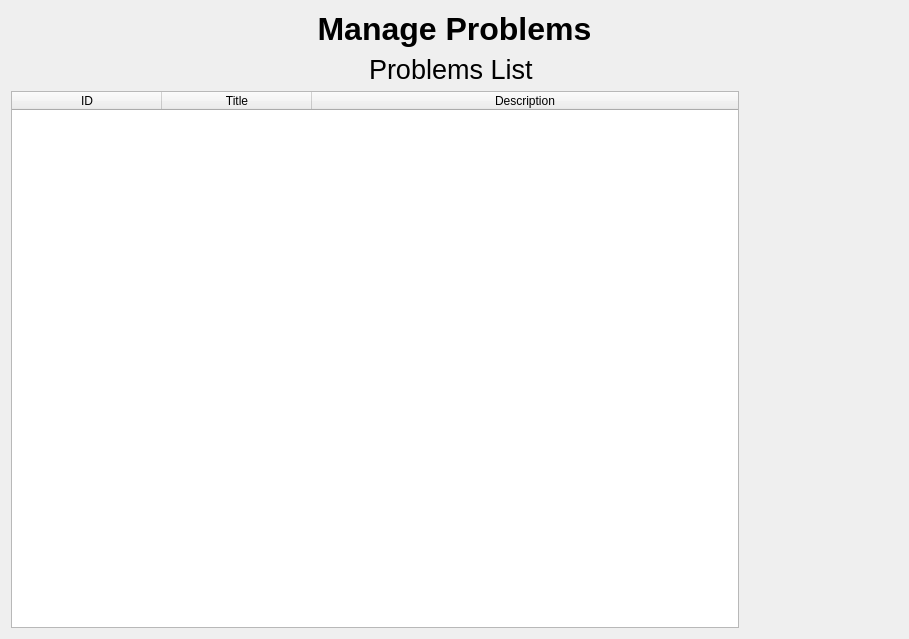
<?xml version="1.0" encoding="UTF-8"?>
<ui version="4.0">
 <class>problemManager</class>
 <widget class="QDialog" name="problemManager">
  <property name="geometry">
   <rect>
    <x>0</x>
    <y>0</y>
    <width>909</width>
    <height>639</height>
   </rect>
  </property>
  <property name="windowTitle">
   <string>Dialog</string>
  </property>
  <property name="styleSheet">
   <string notr="true">background : 964EC2 ;</string>
  </property>
  <layout class="QHBoxLayout" name="horizontalLayout">
   <item>
    <layout class="QVBoxLayout" name="verticalLayout_3">
     <item>
      <layout class="QVBoxLayout" name="verticalLayout_2">
       <item>
        <widget class="QLabel" name="label">
         <property name="styleSheet">
          <string notr="true">background-color  : 964EC2 ;</string>
         </property>
         <property name="text">
          <string>&lt;html&gt;&lt;head/&gt;&lt;body&gt;&lt;p align=&quot;center&quot;&gt;&lt;span style=&quot; font-size:24pt; font-weight:700;&quot;&gt;Manage Problems&lt;/span&gt;&lt;/p&gt;&lt;/body&gt;&lt;/html&gt;</string>
         </property>
        </widget>
       </item>
       <item>
        <widget class="QLabel" name="label_2">
         <property name="styleSheet">
          <string notr="true">background : 964EC2 ;</string>
         </property>
         <property name="text">
          <string>&lt;html&gt;&lt;head/&gt;&lt;body&gt;&lt;p align=&quot;center&quot;&gt;&lt;span style=&quot; font-size:20pt;&quot;&gt;Problems List &lt;/span&gt;&lt;/p&gt;&lt;/body&gt;&lt;/html&gt;</string>
         </property>
        </widget>
       </item>
      </layout>
     </item>
     <item>
      <layout class="QHBoxLayout" name="horizontalLayout_3">
       <item>
        <widget class="QTableWidget" name="tableWidget">
         <attribute name="horizontalHeaderMinimumSectionSize">
          <number>50</number>
         </attribute>
         <attribute name="horizontalHeaderDefaultSectionSize">
          <number>150</number>
         </attribute>
         <attribute name="horizontalHeaderStretchLastSection">
          <bool>true</bool>
         </attribute>
         <column>
          <property name="text">
           <string>ID</string>
          </property>
         </column>
         <column>
          <property name="text">
           <string>Title</string>
          </property>
         </column>
         <column>
          <property name="text">
           <string>Description</string>
          </property>
         </column>
        </widget>
       </item>
       <item>
        <widget class="QFrame" name="AddTestCase">
         <property name="styleSheet">
          <string notr="true">background : 964EC2 ;</string>
         </property>
         <layout class="QVBoxLayout" name="verticalLayout">
          <item>
           <widget class="QPushButton" name="createButton">
            <property name="sizePolicy">
             <sizepolicy hsizetype="Fixed" vsizetype="Fixed">
              <horstretch>0</horstretch>
              <verstretch>0</verstretch>
             </sizepolicy>
            </property>
            <property name="minimumSize">
             <size>
              <width>135</width>
              <height>45</height>
             </size>
            </property>
            <property name="styleSheet">
             <string notr="true">
    border-radius: 15px; /* Rounded corners */

background-image: url(:/new/prefix1/src/Add Button.png);</string>
            </property>
            <property name="text">
             <string/>
            </property>
            <property name="iconSize">
             <size>
              <width>25</width>
              <height>25</height>
             </size>
            </property>
           </widget>
          </item>
          <item>
           <widget class="QPushButton" name="editButton">
            <property name="sizePolicy">
             <sizepolicy hsizetype="Fixed" vsizetype="Fixed">
              <horstretch>0</horstretch>
              <verstretch>0</verstretch>
             </sizepolicy>
            </property>
            <property name="minimumSize">
             <size>
              <width>135</width>
              <height>45</height>
             </size>
            </property>
            <property name="styleSheet">
             <string notr="true">
    border-radius: 15px; /* Rounded corners */

background-image: url(:/new/prefix1/src/Edit Butotn.png);</string>
            </property>
            <property name="text">
             <string/>
            </property>
            <property name="iconSize">
             <size>
              <width>25</width>
              <height>25</height>
             </size>
            </property>
           </widget>
          </item>
          <item>
           <widget class="QPushButton" name="addTestCaseButton">
            <property name="sizePolicy">
             <sizepolicy hsizetype="Fixed" vsizetype="Fixed">
              <horstretch>0</horstretch>
              <verstretch>0</verstretch>
             </sizepolicy>
            </property>
            <property name="minimumSize">
             <size>
              <width>135</width>
              <height>45</height>
             </size>
            </property>
            <property name="styleSheet">
             <string notr="true">
    border-radius: 15px; /* Rounded corners */

background-image: url(:/new/prefix1/src/Test Case.png);</string>
            </property>
            <property name="text">
             <string/>
            </property>
           </widget>
          </item>
          <item>
           <widget class="QPushButton" name="deleteButton">
            <property name="sizePolicy">
             <sizepolicy hsizetype="Fixed" vsizetype="Fixed">
              <horstretch>0</horstretch>
              <verstretch>0</verstretch>
             </sizepolicy>
            </property>
            <property name="minimumSize">
             <size>
              <width>135</width>
              <height>45</height>
             </size>
            </property>
            <property name="font">
             <font/>
            </property>
            <property name="styleSheet">
             <string notr="true">
    border-radius: 15px; /* Rounded corners */
  
background-image: url(:/new/prefix1/src/Delete Button.png);</string>
            </property>
            <property name="text">
             <string notr="true"/>
            </property>
            <property name="iconSize">
             <size>
              <width>25</width>
              <height>25</height>
             </size>
            </property>
            <property name="shortcut">
             <string notr="true">Del</string>
            </property>
            <property name="autoDefault">
             <bool>false</bool>
            </property>
           </widget>
          </item>
         </layout>
        </widget>
       </item>
      </layout>
     </item>
    </layout>
   </item>
  </layout>
 </widget>
 <resources/>
 <connections/>
</ui>
